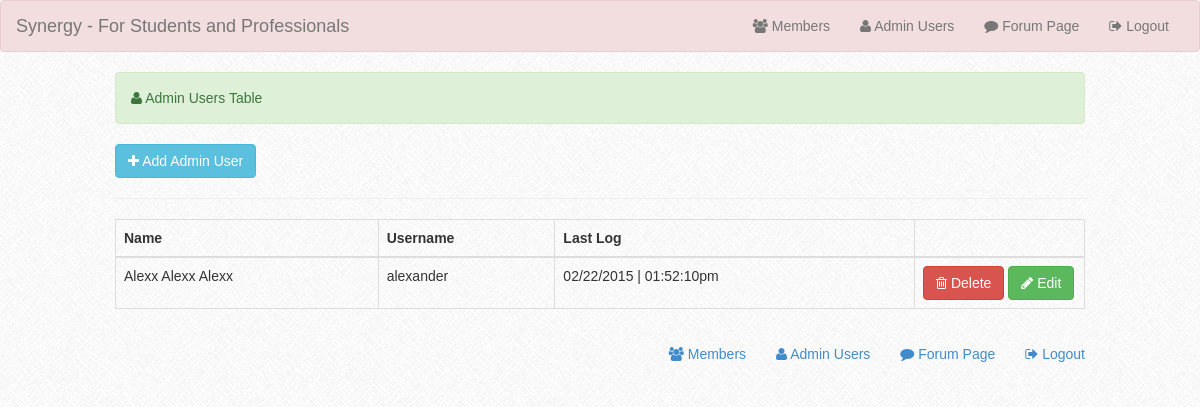
/admin/admin_user.php, run on the app's committed database.
### tables this page shows
CREATE TABLE IF NOT EXISTS `user` (
  `lname` text NOT NULL,
  `mname` text NOT NULL,
  `fname` text NOT NULL,
  `password` text NOT NULL,
  `username` text NOT NULL,
  `user_id` int(15) NOT NULL AUTO_INCREMENT,
  `last_logtime` text NOT NULL,
  `status` text NOT NULL,
  PRIMARY KEY (`user_id`)
);

### admin/admin_user.php (the view, shortened to what this page needs)
<?php include('header.php'); ?>
  <body>
  <?php  include('navbar.php');  ?>
  <center>
  <table width="1000"><tr><td>
  <div class="container-fluid">
<div class="row">
  <div class="col-md-12">
	<div class="alert alert-success"><i class="fa fa-user"></i> Admin Users Table</div>
	<a data-toggle="modal" href="#add_user" id="delete"  class="btn btn-info" name=""><i class="fa fa-plus"></i> Add Admin User</a>
	<hr/>
	<table cellpadding="0" cellspacing="0" border="0" class="table table-bordered" id="example" >
		<thead>
		<tr>
					<th>Name</th>
					<th>Username</th>
					<th>Last Log</th>
					<th class="empty"></th>
		</tr>
		</thead>
		<tbody>
			<?php
			$query = $conn->query("select * from user") or die(mysql_error());
			while ($row = $query->fetch()) {
			$id = $row['user_id'];
			?>
			<tr>
				<td><?php echo $row['fname']." ".$row['mname']." ".$row['lname']; ?></td>
				<td><?php echo $row['username']; ?></td>
				<td><?php echo $row['last_logtime']; ?></td>
				<td class="empty" width="170"><a href="delete_user.php<?php echo '?id='.$id; ?>" class="btn btn-danger"><i class="fa fa-trash-o"></i> Delete</a>
				<a data-placement="left" title="Click to Edit" id="edit<?php echo $id; ?>" data-toggle="modal" href="#<?php echo $id; ?>"  class="btn btn-success"><i class="fa fa-pencil"></i> Edit</a>
				</td>
			</tr>
			<?php } ?>
		</tbody>
	</table>
  	<?php include('footer.php'); ?>
  </div>
</div>
</div>
</td></tr></table>
  </center>
  </body>
</html>

### css/my_style.css (style rules this page uses)
body { background: url("../images/bg.png") repeat scroll 0 0 rgba(0, 0, 0, 0); font-family:'ProximaNova-Light',Helvetica,Arial,sans-serif !important; }

### data on the page
user: fname "Alexx", mname "Alexx", lname "Alexx", username "alexander", last_logtime "02/22/2015 | 01:52:10pm"
